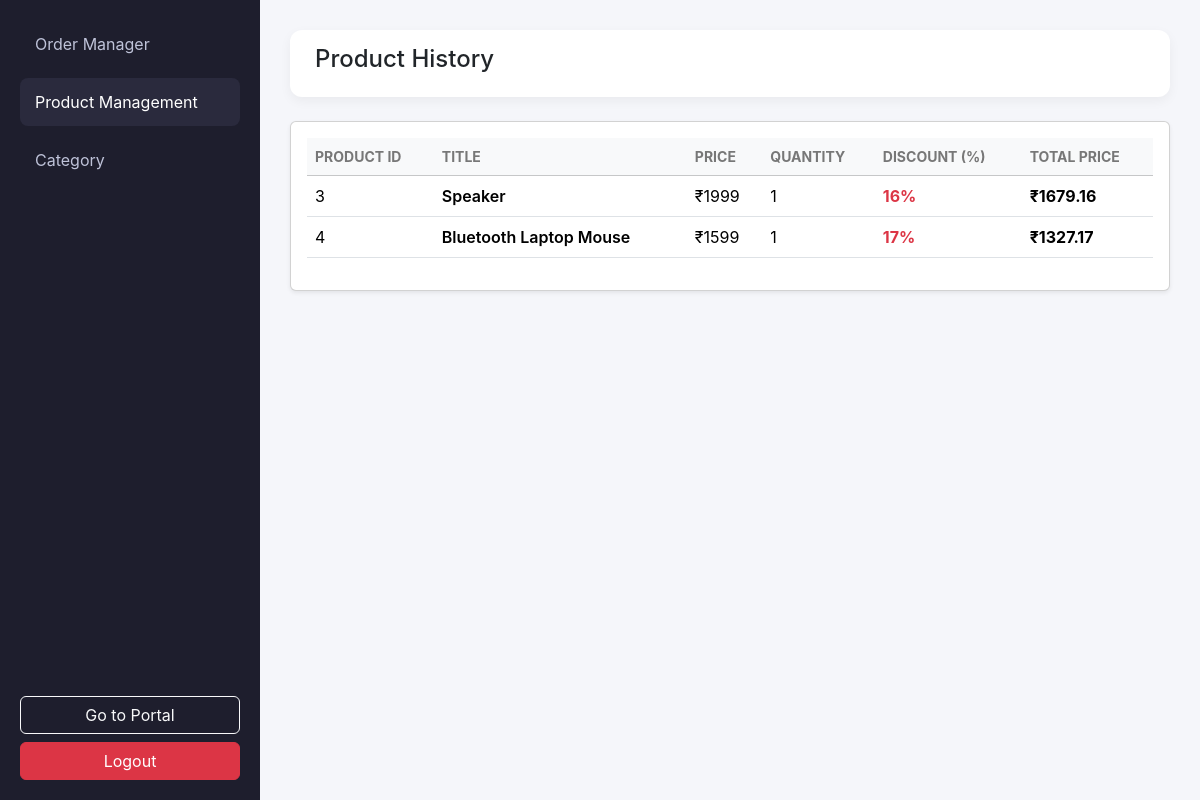
/products/get-orders/1/productmanager (signed in), run on the app's committed database.
### db.py (models this page shows)
class Order(Base):
    __tablename__ = "orders"
    o_id=Column(Integer,primary_key=True,index=True)
    c_id = Column(Integer,ForeignKey("users.id"))
    p_id=Column(Integer,ForeignKey("products.p_id"))
    total_price=Column(Integer,nullable=False)
    is_delivered=Column(Boolean,default=False)
    payment_status=Column(String, nullable=False, default="pending")
    quantity=Column(Integer,nullable=False)
    payment = relationship("Payment", back_populates="order", uselist=False)

class Products(Base):
    __tablename__ = "products"
    p_id=Column(Integer,primary_key=True,index=True)
    title=Column(String,nullable=False,unique=True)
    description=Column(String)
    price=Column(Integer,nullable=False)
    discount=Column(Integer,nullable=False)
    image=Column(String,nullable=False)
    category=Column(String,nullable=False)

### main.py (the view)
@app.get("/products/get-orders/{user_id}/productmanager",response_model=list[ProductManger],tags=["Product manager endpoint"])
def product_manager(request:Request,user_id:int,current_user:User = Depends(user_authentication),db:Session=Depends(get_db)):
    if current_user.id != user_id:
        return RedirectResponse("/", 303)
    pro=db.query(Order,Products).join(Products,Order.p_id==Products.p_id).filter(Order.c_id==current_user.id).all()
    response=[]
    for o,p in pro :
        response.append(ProductManger(
        p_id=p.p_id,
        title=p.title,
        price=p.price,
        quantity=o.quantity,
        discount=p.discount,
        total_price=o.total_price
        ))
    response= templates.TemplateResponse("product_manager.html",{"request":request,"user_id":current_user.id,"pro":response})
    return no_cache(response)

### Template/product_manager.html (shortened to what this page needs)
<!DOCTYPE html>
<html lang="en">
<head>
    <link href="https://cdn.jsdelivr.net/npm/bootstrap@5.3.8/dist/css/bootstrap.min.css"
        rel="stylesheet">
    <link href="{{ url_for('static', path='/style2.css') }}" rel="stylesheet">
</head>
<body>
<div class="dashboard">
    <aside class="sidebar">
        <ul class="menu">
         <li>
                <a href="/products/get-orders/{{user_id}}">
                    Order Manager
                </a>
            </li>
            <li class="active">
                <a href="#">Product Management</a>
            </li>
            <li>
                <a href="/products/get-orders/{{user_id}}/category">
                    Category
                </a>
            </li>
        </ul>
        <div class="sidebar-footer">
            <button onclick="firstfunction()" class="btn btn-outline-light w-100 mb-2">
                Go to Portal
            </button>
            <button onclick="window.location.href='/logout'" class="btn btn-danger w-100">
                Logout
            </button>
        </div>
    </aside>
    <main class="content">
        <header class="topbar">
            <h4>Product History</h4>
        </header>
        {% if pro %}
        <div class="card shadow-sm mt-4">
            <div class="card-body">
                <table class="table align-middle table-hover">
                    <thead class="table-light">
                        <tr>
                            <th>Product ID</th>
                            <th>Title</th>
                            <th>Price</th>
                            <th>Quantity</th>
                            <th>Discount (%)</th>
                            <th>Total Price</th>
                        </tr>
                    </thead>
                    <tbody>
                    {% for p in pro %}
                        <tr>
                            <td>{{ p.p_id }}</td>
                            <td class="fw-semibold">{{ p.title }}</td>
                            <td>₹{{ p.price }}</td>
                            <td>{{ p.quantity }}</td>
                            <td>
                                <span class="text-danger fw-bold">
                                    {{ p.discount }}%
                                </span>
                            </td>
                            <td class="fw-bold">
                                ₹{{ p.total_price }}
                            </td>
                        </tr>
                    {% endfor %}
                    </tbody>
                </table>
            </div>
        </div>
        {% else %}
        <div class="empty-state">
            <p>📦 No products found.</p>
        </div>
        {% endif %}
    </main>
</div>
</body>
</html>

### static/style2.css (style rules this page uses)
body { background: #f5f6fa; font-family: "Inter", sans-serif; }
.dashboard { display: flex; min-height: 100vh; }
.sidebar { width: 260px; background: #1e1e2d; color: #fff; display: flex; flex-direction: column; padding: 20px; }
.menu { list-style: none; padding: 0; }
.menu li { margin-bottom: 10px; }
.menu a { display: block; padding: 12px 15px; border-radius: 8px; text-decoration: none; color: #bfc3d9; transition: 0.3s; }
.menu a:hover, .menu .active a, .menu li.active a { background: #2a2a3d; color: #fff; }
.sidebar-footer { margin-top: auto; }
.content { flex: 1; padding: 30px; }
.topbar { background: #fff; padding: 15px 25px; border-radius: 12px; box-shadow: 0 4px 12px rgba(0,0,0,0.05); }
.table th { font-size: 14px; text-transform: uppercase; color: #777; }
.table td { vertical-align: middle; }

### data on the page
Order: p_id "3", title "Speaker", price "1999", quantity "1", discount "16", total_price "1679.16"
Order: p_id "4", title "Bluetooth Laptop Mouse", price "1599", quantity "1", discount "17", total_price "1327.17"
